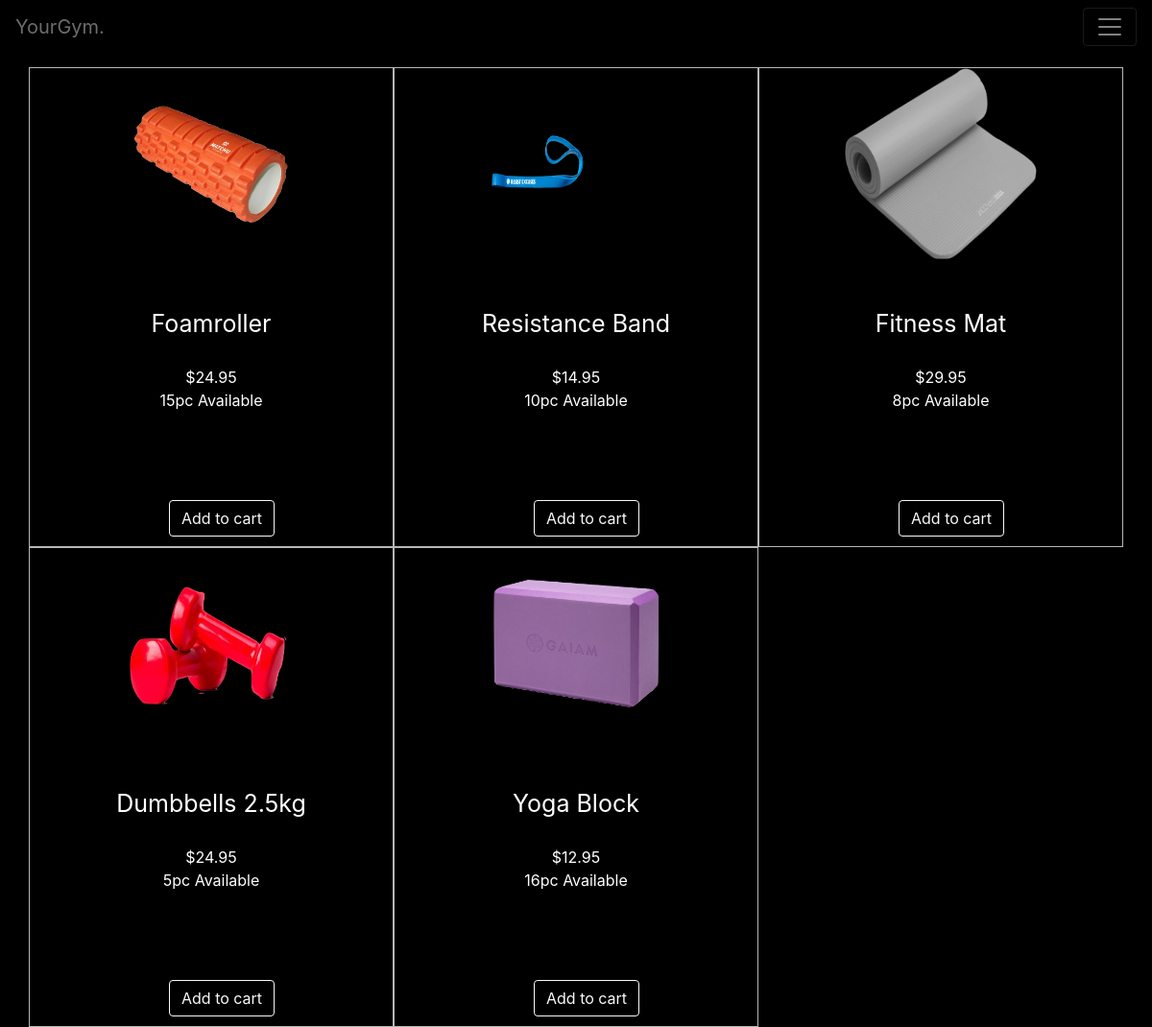
Page /shop on the committed database.
### main/models.py (models this page shows)
class Stock(models.Model):
    description = models.CharField(max_length=255, blank=True)
    document = models.ImageField(upload_to='images/', default=None)
    price = models.DecimalField(decimal_places=2, max_digits=6, null=True, blank=True)
    available = models.IntegerField(default=None, blank=True)
    color = models.CharField(max_length=255, blank=True)

### main/views.py (the view)
# urls.py: path("shop", views.shop, name="shop"),
def shop(request):
    context = {
        "items": Stock.objects.all(),
    }
    return render(request, "main/shop.html", context)

### main/templates/main/shop.html (shortened to what this page needs)
{% extends "main/layout.html" %}
{% block style%} <link rel="stylesheet" href="static/main/stylesheetshop.css">{% endblock %}
{% block main %}
<div class="container">
  <div class="row">
    {% for item in items %}
    <div class="col-4">
      <img src="{{ item.document.url }}" width="200px" height="200px">
      <br> <br> <br>
      <a class="descr"> {{item.description}} <a>
      <br> <br>
      <a> ${{item.price}}</a>
      <br>
      <a> {{item.available}}pc Available </a>
      <br>
      <a class="btn btn-outline-light" href="{% url 'index'%}"> Add to cart </a>
    </div>
    {% endfor %}
  </div>
</div>
{% endblock %}

### main/templates/main/layout.html (shortened to what this page needs)
<!DOCTYPE html>
<html>
    <head>
      <link rel="stylesheet" href="https://stackpath.bootstrapcdn.com/bootstrap/4.3.1/css/bootstrap.min.css">
      <link rel="stylesheet" href="static/main/stylesheet.css">
      {% block style %} {% endblock %}
    </head>
    <nav id="navi" class="navbar fixed-top navbar-dark">
        <a class="navbar-brand" href="/"><span <span id="navtitle">YourGym.</span></a>
        <button aria-controls="navbar" aria-expanded="false" aria-label="Toggle navigation" class="navbar-toggler" data-target="#navbar" data-toggle="collapse" type="button">
            <span class="navbar-toggler-icon"></span>
        </button>
      </nav>
    <body>
            {% block main %}
            {% endblock %}
    </body>
</html>

### main/static/main/stylesheet.css (style rules this page uses)
#navi { background-color: #000000; }
body { background-color: #000000; color: #ffffff; padding-top: 70px; }
#navtitle { color: #6c6c6c; }

### main/static/main/stylesheetshop.css (style rules this page uses)
.descr { font-size: 25px; }
.col-4 { border-style: solid; border-width: 1px; border-color: #b7b7b7; height: 500px; text-align: center; }
.btn { position: absolute; bottom: 10px; left: 145px; }

### rows in the picture
Stock: document (picture), description "Foamroller", price "24.95", available "15"
Stock: document (picture), description "Resistance Band", price "14.95", available "10"
Stock: document (picture), description "Fitness Mat", price "29.95", available "8"
Stock: document (picture), description "Dumbbells 2.5kg", price "24.95", available "5"
Stock: document (picture), description "Yoga Block", price "12.95", available "16"
